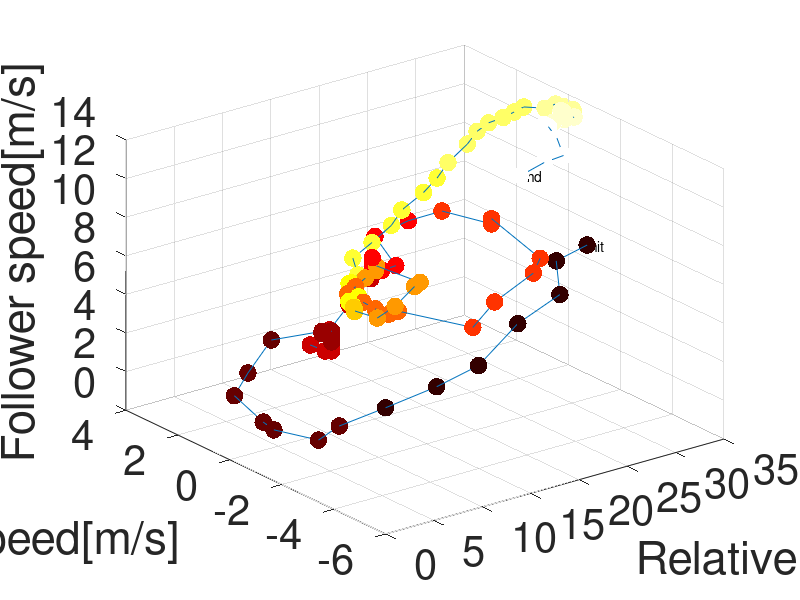

Write MATLAB code to recreate this figure. (Note: this script raises an error after producing the figure.)


clear all
clc

load("2020-07-08-15-15-54_2T3MWRFVXLW056972_CAN_Messages.mat")
valid_accel = accelx;
valid_relative_dist = lead_distance;
valid_relative_spd = relative_vel;
valid_relative_spd(lead_distance>120) = nan;
valid_speed = speed/3.6;

%% overlay data with different deceleraito range
time_aligned = Time-Time(1);
time_enter = 430;
time_exit = 1301;

[~,highway_s_I] = min(abs(time_aligned-time_enter));
[~,highway_e_I] = min(abs(time_aligned-time_exit));

accelx_highway = accelx(highway_s_I:highway_e_I);
highway_rel_speed = relative_vel(highway_s_I:highway_e_I);
highway_lead_dist = lead_distance(highway_s_I:highway_e_I);
speed_highway = valid_speed(highway_s_I:highway_e_I);



%% pick data from 680~780 and do a 3D scatter
time_init = 680;
time_end = 780;

[~,s_I] = min(abs(time_aligned-time_init));
[~,e_I] = min(abs(time_aligned-time_end));

accelx_T1 = accelx(s_I:e_I);
rel_speed_T1 = relative_vel(s_I:e_I);
lead_dist_T1 = lead_distance(s_I:e_I);
speed_T1 = valid_speed(s_I:e_I);
time_T1 = time_aligned(s_I:e_I);

color_pt_temp = (time_T1-time_T1(1))/(time_T1(end)-time_T1(1));

figure()
scatter3(lead_dist_T1,rel_speed_T1,speed_T1,160,color_pt_temp,...
        'o','filled','MarkerFaceAlpha',1.0,'MarkerEdgeAlpha',1.0);
hold on
plot3(lead_dist_T1,rel_speed_T1,speed_T1)

text(lead_dist_T1(1),rel_speed_T1(1),speed_T1(1),'init')
text(lead_dist_T1(end),rel_speed_T1(end),speed_T1(end),'end')

xlabel('Relative distance[m]')
ylabel('Relative speed[m/s]')
zlabel('Follower speed[m/s]')
set(gca,'FontSize',30)

% ticks_value = [0 1];
% hcb = colorbar('Ticks',ticks_value,...
%          'TickLabels',{'T_0',['T_0+',num2str(ticks_value(2))]});

colormap copper


%%

r = 30;
uMax = 1.5;   %+1.5 m/s^2  = AV acceleration bound
uMin = -3.0;  %-3.0 m/s^2  = AV acceleration bound

v_lead = 10;
d_rel_0 = 30;
v_f_0 = 10;

d_rel_set = [30,40,40,20,15,20,15,20,8];
v_f_set = [10,15,10,17,17,8,6,18,16];

v_lead_set = [5,10,15,20];

%% plot phase portrait and envelopes of the FollowerStopper


cmap1=colormap(hot(15));

for i =1:1:length(d_rel_set)
    for j = 1:1:length(v_lead_set)
        
        
        v_lead = v_lead_set(j);
        d_rel_0 = d_rel_set(i);
        v_f_0 = v_f_set(i);
        x0 = [d_rel_0;v_f_0]; 
        tspan = [0 30];
%         [t,y] = ode45(@(t,x) FS_simulation_model(t,x,uMin,uMax,r,v_lead),tspan,x0);    
%         plot3(y(:,1),v_lead-y(:,2),y(:,2),'Color',[0.8500 0.3250 0.0980],'LineWidth',2);
%         hold on

        [t,y] = ode45(@(t,x) mFS_simulation_model(t,x,uMin,uMax,r,v_lead),tspan,x0);    

%         plot3(y(:,1),v_lead-y(:,2),y(:,2),'Color',[0.4660 0.6740 0.1880],'LineWidth',2);
        
        plot3(y(:,1),v_lead-y(:,2),y(:,2),'Color',cmap1(j,:),'LineWidth',2);

        hold on
        
               
    end

end
grid on
set(gca,'FontSize',30)
set(gcf, 'Color', 'w');


%%
figure()
scatter3(lead_dist_T1,rel_speed_T1,speed_T1,160,color_pt_temp,...
        'o','filled','MarkerFaceAlpha',1.0,'MarkerEdgeAlpha',1.0);
hold on
plot3(lead_dist_T1,rel_speed_T1,speed_T1)

text(lead_dist_T1(1),rel_speed_T1(1),speed_T1(1),'init')
text(lead_dist_T1(end),rel_speed_T1(end),speed_T1(end),'end')

xlabel('Relative distance[m]')
ylabel('Relative speed[m/s]')
zlabel('Follower speed[m/s]')
set(gca,'FontSize',30)

% ticks_value = [0 1];
% hcb = colorbar('Ticks',ticks_value,...
%          'TickLabels',{'T_0',['T_0+',num2str(ticks_value(2))]});

colormap copper
hold on

%%
clear v_lead
lead_speed_T1 = speed_T1 + rel_speed_T1;
v_lead = [(time_T1-time_T1(1));lead_speed_T1];

d_rel_set = [30,40,40,20,15,20,15,20,8,rand(1,3)*50];

v_f_set = lead_speed_T1(1) + (rand(1,length(d_rel_set))*8)-4;


tspan = [0 100];
winter

Simout = [];

for i = 1:1:length(d_rel_set)
    d_rel_0 = d_rel_set(i);
    v_f_0 = v_f_set(i);
    x0 = [d_rel_0;v_f_0]; 
    
    [t,y] = ode45(@(t,x) mFS_simulation_model(t,x,uMin,uMax,r,v_lead),tspan,x0);    
    y_v_lead = interp1(v_lead(1,:),v_lead(2,:),t);
    plot3(y(:,1),y_v_lead-y(:,2),y(:,2),'Color',cmap1(i,:),'LineWidth',2);
%     pause

    temp_sim_out.xrel = y(:,1);
    temp_sim_out.vrel = y_v_lead-y(:,2);
    temp_sim_out.vav = y(:,2);
    Simout = [Simout;temp_sim_out];
end

grid on
set(gca,'FontSize',30)
set(gcf, 'Color', 'w');


%% generate surfaces of envelopes for the modified FollowerStopper
speed_grid = 0:1:30;
v_rel_grid = -10:1:10;
[XX,YY] = meshgrid(speed_grid,v_rel_grid);

[envelope1,envelope2,envelope3] = m_FS_evnvelopes(speed_grid,v_rel_grid);


%%
figure()
for i = 1:1:length(Simout)
    plot3(Simout(i).xrel,Simout(i).vrel,Simout(i).vav,'Color',cmap1(i,:),'LineWidth',2);
    hold on
    text(Simout(i).xrel(1),Simout(i).vrel(1),Simout(i).vav(1),'init')
    text(Simout(i).xrel(end),Simout(i).vrel(end),Simout(i).vav(end),'end')
end
a = get(gca,'Clim');
surf(envelope3',YY,XX,'FaceColor','b', 'EdgeColor','b','Facealpha',0.4,'Edgealpha',0.5)
hold on
set(gca,'Clim',a);
xlabel('Relative distance[m]')
ylabel('Relative speed[m/s]')
zlabel('Speed[m/s]')
set(gca,'FontSize',30)
set(gcf, 'Color', 'w');
% eval(['export_fig ','mFS_envelope1_data',' -jpg']);
grid on

figure()
for i = 1:1:length(Simout)
    plot3(Simout(i).xrel,Simout(i).vrel,Simout(i).vav,'Color',cmap1(i,:),'LineWidth',2);
    hold on
    text(Simout(i).xrel(1),Simout(i).vrel(1),Simout(i).vav(1),'init')
    text(Simout(i).xrel(end),Simout(i).vrel(end),Simout(i).vav(end),'end')
end
%Get the CLim values after plotting scatterplot
a = get(gca,'Clim');
surf(envelope3',YY,XX,'FaceColor',[0 0 0.2], 'EdgeColor','b','Facealpha',0.2,'Edgealpha',0.5)
hold on
surf(envelope2',YY,XX,'FaceColor',[0 0.2 0], 'EdgeColor','g','Facealpha',0.2,'Edgealpha',0.5)

set(gca,'Clim',a);
xlabel('Relative distance[m]')
ylabel('Relative speed[m/s]')
zlabel('Speed[m/s]')
set(gca,'FontSize',30)
set(gcf, 'Color', 'w');
% eval(['export_fig ','mFS_envelope2_data',' -jpg']);
grid on

figure()
for i = 1:1:length(Simout)
    plot3(Simout(i).xrel,Simout(i).vrel,Simout(i).vav,'Color',cmap1(i,:),'LineWidth',2);
    hold on
    text(Simout(i).xrel(1),Simout(i).vrel(1),Simout(i).vav(1),'init')
    text(Simout(i).xrel(end),Simout(i).vrel(end),Simout(i).vav(end),'end')
end
%Get the CLim values after plotting scatterplot
a = get(gca,'Clim');
surf(envelope1',YY,XX,'FaceColor',[0.5 0 0], 'EdgeColor','r','Facealpha',0.2,'Edgealpha',0.5)
hold on
surf(envelope2',YY,XX,'FaceColor',[0 0.2 0], 'EdgeColor','g','Facealpha',0.2,'Edgealpha',0.5)
surf(envelope3',YY,XX,'FaceColor',[0 0 0.2], 'EdgeColor','b','Facealpha',0.2,'Edgealpha',0.5)

set(gca,'Clim',a);
xlabel('Relative distance[m]')
ylabel('Relative speed[m/s]')
zlabel('Speed[m/s]')
set(gca,'FontSize',30)
set(gcf, 'Color', 'w');
% eval(['export_fig ','mFS_envelope3_data',' -jpg']);
grid on



%% help function --- modified FS envelopes
function [envelope1,envelope2,envelope3] = m_FS_evnvelopes(speed_grid,v_rel_grid)
    delta0_x1 = 4.5;
    delta0_x2 = 5.25;
    delta0_x3 = 6.0;
    d_1 = 1.5;
    d_2 = 1.0;
    d_3 = 0.5;
    h_1 = 0.4;
    h_2 = 1.2;
    h_3 = 1.8;

    envelope1 = zeros(length(speed_grid),length(v_rel_grid));
    envelope2 = zeros(length(speed_grid),length(v_rel_grid));
    envelope3 = zeros(length(speed_grid),length(v_rel_grid));
    
    
    for i = 1:1:length(speed_grid)
        for j = 1:1:length(v_rel_grid)
            v_f = speed_grid(i);
            
            dv_ss = v_rel_grid(j);
            dv_ss(dv_ss>=0) = 0;          
            
            del_x_bound1 =  delta0_x1 + (dv_ss.^2)/(2*d_1) + h_1*v_f;
            del_x_bound2 =  delta0_x2 + (dv_ss.^2)/(2*d_2) + h_2*v_f;
            del_x_bound3 =  delta0_x3 + (dv_ss.^2)/(2*d_3) + h_3*v_f;
            envelope1(i,j) =  del_x_bound1;
            envelope2(i,j) =  del_x_bound2;
            envelope3(i,j) =  del_x_bound3;
        end
    end
    
end


